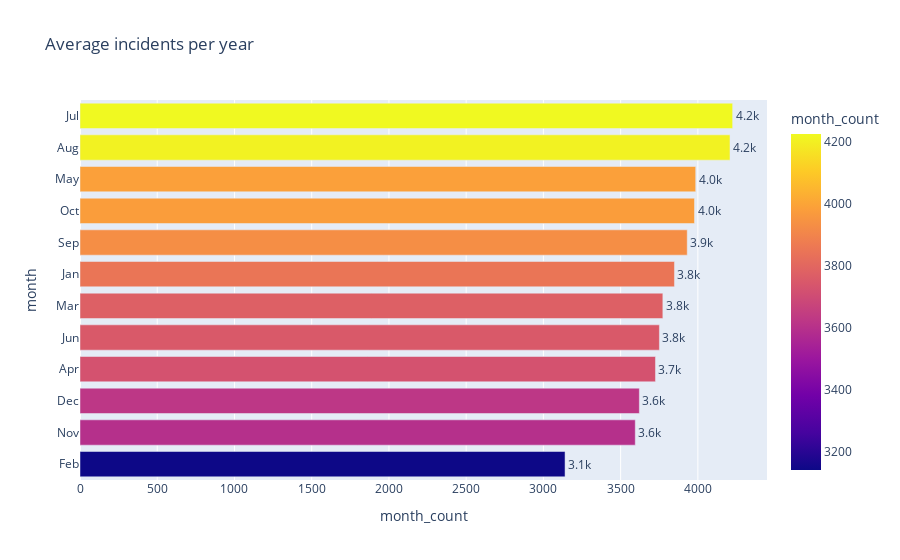

The code cell stored with this chart in its notebook:
### Markdown cell above
**Average Incidents per year**

### Code cell
pivote_year = pd.pivot_table(
    yearly, index='month', values='month_count',
    aggfunc='mean').sort_values('month_count').reset_index()

fig = px.bar(pivote_year,
             y='month',
             x='month_count',
             text=round(pivote_year['month_count'], 2),
             color='month_count',
             title='Average incidents per year')
fig.update_traces(texttemplate='%{text:.2s}', textposition='outside')
fig.update_layout(uniformtext_minsize=8, uniformtext_mode='hide')
fig.show()

### Figure 1 — Plotly figure (JSON) as saved in the notebook; plotly's stock layout.template omitted (floating-point values rounded to 4 significant figures)
{"data": [{"alignmentgroup": "True", "hovertemplate": "month_count=%{marker.color}<br>month=%{y}<br>text=%{text}<extra></extra>", "legendgroup": "", "marker": {"color": [3140.0, 3595.0, 3621.0, 3726.0, 3751, 3773.0, 3848.0, 3931.0, 3978.0, 3986, 4208, 4225.0], "coloraxis": "coloraxis", "pattern": {"shape": ""}}, "name": "", "offsetgroup": "", "orientation": "h", "showlegend": false, "text": [3140.0, 3595.0, 3621.0, 3726.0, 3751, 3773.0, 3848.0, 3931.0, 3978.0, 3986, 4208, 4225.0], "textposition": "outside", "texttemplate": "%{text:.2s}", "type": "bar", "x": [3140.0, 3595.0, 3621.0, 3726.0, 3751, 3773.0, 3848.0, 3931.0, 3978.0, 3986, 4208, 4225.0], "xaxis": "x", "y": ["Feb", "Nov", "Dec", "Apr", "Jun", "Mar", "Jan", "Sep", "Oct", "May", "Aug", "Jul"], "yaxis": "y"}], "layout": {"barmode": "relative", "coloraxis": {"colorbar": {"title": {"text": "month_count"}}, "colorscale": [[0, "#0d0887"], [0.1111, "#46039f"], [0.2222, "#7201a8"], [0.3333, "#9c179e"], [0.4444, "#bd3786"], [0.5556, "#d8576b"], [0.6667, "#ed7953"], [0.7778, "#fb9f3a"], [0.8889, "#fdca26"], [1, "#f0f921"]]}, "legend": {"tracegroupgap": 0}, "title": {"text": "Average incidents per year"}, "uniformtext": {"minsize": 8, "mode": "hide"}, "xaxis": {"anchor": "y", "domain": [0, 1], "title": {"text": "month_count"}}, "yaxis": {"anchor": "x", "domain": [0, 1], "title": {"text": "month"}}}}
